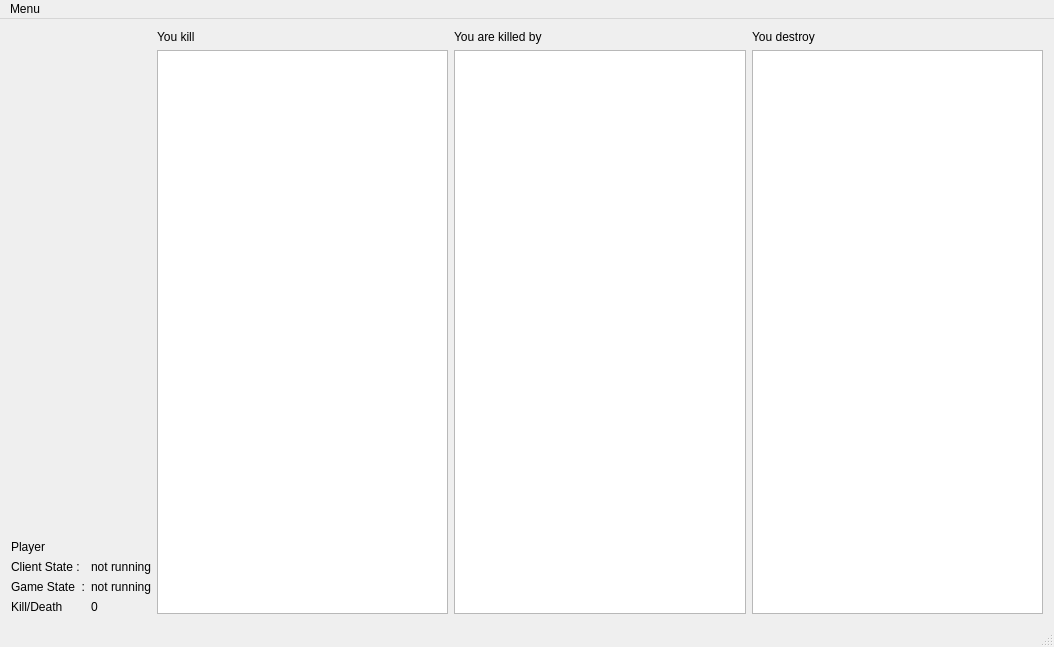
<?xml version="1.0" encoding="UTF-8"?>
<ui version="4.0">
 <class>MainWindow</class>
 <widget class="QMainWindow" name="MainWindow">
  <property name="geometry">
   <rect>
    <x>0</x>
    <y>0</y>
    <width>1054</width>
    <height>647</height>
   </rect>
  </property>
  <property name="windowTitle">
   <string>MainWindow</string>
  </property>
  <widget class="QWidget" name="mainWidget">
   <layout class="QHBoxLayout" name="horizontalLayout_3">
    <item>
     <layout class="QVBoxLayout" name="verticalLayout_5">
      <item>
       <spacer name="verticalSpacer">
        <property name="orientation">
         <enum>Qt::Vertical</enum>
        </property>
        <property name="sizeHint" stdset="0">
         <size>
          <width>17</width>
          <height>98</height>
         </size>
        </property>
       </spacer>
      </item>
      <item>
       <layout class="QGridLayout" name="gridLayout">
        <item row="0" column="0">
         <widget class="QLabel" name="label_6">
          <property name="text">
           <string>Player</string>
          </property>
         </widget>
        </item>
        <item row="0" column="1">
         <widget class="QLabel" name="playerNameLabel">
          <property name="text">
           <string/>
          </property>
         </widget>
        </item>
        <item row="1" column="0">
         <widget class="QLabel" name="label_2">
          <property name="text">
           <string>Client State :</string>
          </property>
         </widget>
        </item>
        <item row="1" column="1">
         <widget class="QLabel" name="clientStateLabel">
          <property name="text">
           <string>not running</string>
          </property>
         </widget>
        </item>
        <item row="2" column="0">
         <widget class="QLabel" name="label_3">
          <property name="text">
           <string>Game State  :</string>
          </property>
         </widget>
        </item>
        <item row="2" column="1">
         <widget class="QLabel" name="gameStateLabel">
          <property name="text">
           <string>not running</string>
          </property>
         </widget>
        </item>
        <item row="3" column="0">
         <widget class="QLabel" name="label_7">
          <property name="text">
           <string>Kill/Death</string>
          </property>
         </widget>
        </item>
        <item row="3" column="1">
         <widget class="QLabel" name="killDeathLabel">
          <property name="sizePolicy">
           <sizepolicy hsizetype="Fixed" vsizetype="Fixed">
            <horstretch>0</horstretch>
            <verstretch>0</verstretch>
           </sizepolicy>
          </property>
          <property name="text">
           <string>0</string>
          </property>
         </widget>
        </item>
       </layout>
      </item>
     </layout>
    </item>
    <item>
     <layout class="QHBoxLayout" name="horizontalLayout_2">
      <item>
       <layout class="QVBoxLayout" name="verticalLayout">
        <item>
         <widget class="QLabel" name="label_4">
          <property name="text">
           <string>You kill</string>
          </property>
         </widget>
        </item>
        <item>
         <widget class="QListWidget" name="killListWidget"/>
        </item>
       </layout>
      </item>
      <item>
       <layout class="QVBoxLayout" name="verticalLayout_2">
        <item>
         <widget class="QLabel" name="label_5">
          <property name="text">
           <string>You are killed by</string>
          </property>
         </widget>
        </item>
        <item>
         <widget class="QListWidget" name="killedByListWidget"/>
        </item>
       </layout>
      </item>
      <item>
       <layout class="QVBoxLayout" name="verticalLayout_3">
        <item>
         <widget class="QLabel" name="label_9">
          <property name="text">
           <string>You destroy</string>
          </property>
         </widget>
        </item>
        <item>
         <widget class="QListWidget" name="destroyListWidget"/>
        </item>
       </layout>
      </item>
     </layout>
    </item>
   </layout>
  </widget>
  <widget class="QMenuBar" name="menubar">
   <property name="geometry">
    <rect>
     <x>0</x>
     <y>0</y>
     <width>1054</width>
     <height>21</height>
    </rect>
   </property>
   <widget class="QMenu" name="menuMenu">
    <property name="title">
     <string>Menu</string>
    </property>
    <addaction name="settingAction"/>
   </widget>
   <addaction name="menuMenu"/>
  </widget>
  <widget class="QStatusBar" name="statusbar"/>
  <action name="aboutAction">
   <property name="text">
    <string>about</string>
   </property>
  </action>
  <action name="actionExit">
   <property name="text">
    <string>exit</string>
   </property>
  </action>
  <action name="settingAction">
   <property name="text">
    <string>setting</string>
   </property>
  </action>
 </widget>
 <layoutdefault spacing="6" margin="11"/>
 <tabstops>
  <tabstop>killListWidget</tabstop>
  <tabstop>killedByListWidget</tabstop>
  <tabstop>destroyListWidget</tabstop>
 </tabstops>
 <resources/>
 <connections/>
</ui>
